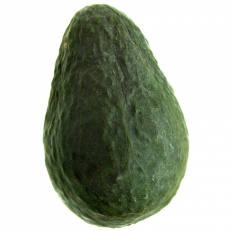
#> input picture img/avocat_001.jpg, 231 x 231 px; its folder holds only this picture in this run
$ python extract.py   (Python 2 division)
#> lines starting #> are read from the running program, lines starting #| are printed output that depends on the picture; after the words box and inside, x2 and y2 are one past the last pixel; in counts of white or black regions, pixels touching at a corner belong together
import os
from natsort import natsorted
import numpy as np
import pandas as pd
import cv2 as cv
from skimage import morphology
from matplotlib import pyplot as plt
import matplotlib.image as mpimg

def load_images_from_folder(folder):
	"""
	Description : Importe chaque image dans une liste

	Paramètre
	---------------
	folder : Chaine de caractère désignant le fichier où se trouvent les images

	Retour
	---------------
	images : Liste contenant toutes les images du fichier
	"""
#> called with folder = 'img'
	images = []
	files = natsorted(os.listdir(folder))
	for filename in files:
		img = cv.imread(os.path.join(folder,filename))
#> img is the input picture: shape (231, 231, 3); mean B, G, R 162.3, 176.1, 169.5
		if img is not None:
			images.append(img)
	return images

if __name__ == '__main__' :

	#Importation des images
	images = load_images_from_folder("img")
#> images = 1 item

	#Attributs pour chaque image
	blue = []
	green = []
	red = []
	elongation = []
	compacite = []
	conca = []

	#Extraction des attributs
	for i in range(0,len(images)) :

		print("Extraction d'attributs de l'image n°{}/{}".format(i+1,len(images)))

		#Conversion en HSV
		hsv = cv.cvtColor(images[i], cv.COLOR_BGR2HSV)

		#Flou Gaussien et Thresholding avec OTSU
		blur = cv.GaussianBlur(hsv[:,:,1],(5,5),0)
		ret,thresholded = cv.threshold(blur,0,255,cv.THRESH_BINARY+cv.THRESH_OTSU)

		#Fermeture sur le Threshold
		kernel = np.ones((13,13),np.uint8)
		closing = cv.morphologyEx(thresholded,cv.MORPH_CLOSE,kernel)

		#Region Filling
		max_area = int((thresholded.shape[0]*thresholded.shape[1])/16)
		holes_filling = np.array(cv.bitwise_not(closing),dtype=bool)
		holes_filling = morphology.remove_small_holes(ar=holes_filling, area_threshold=max_area)
		holes_filling = np.invert(holes_filling)
		holes_filling = morphology.remove_small_holes(ar=holes_filling, area_threshold=max_area)
		holes_filling = (holes_filling*1).astype("uint8")

		#Détermination de la couleur dominante
		masked = cv.bitwise_and(images[i],images[i],mask = holes_filling)
		blue_hist = []
		green_hist = []
		red_hist = []
		for k in range(1,256):
			blue_hist.append(np.count_nonzero(masked[:,:,0] == k))
			green_hist.append(np.count_nonzero(masked[:,:,1] == k))
			red_hist.append(np.count_nonzero(masked[:,:,2] == k))
		blue.append(np.argmax(blue_hist)+1)
		green.append(np.argmax(green_hist)+1)
		red.append(np.argmax(red_hist)+1)

		#Plus petit cercle circonscrit
		contours,_ = cv.findContours(holes_filling,cv.RETR_TREE,cv.CHAIN_APPROX_SIMPLE)

		areas = [cv.contourArea(c) for c in contours]
		sorted_areas = np.sort(areas)

    	#Le plus grand contour
		cnt=contours[areas.index(sorted_areas[-1])]

		(x,y),radius = cv.minEnclosingCircle(cnt)
		center = (int(x),int(y))
		radius = int(radius)

		#Compacité
		area = cv.contourArea(cnt)
		perimeter = cv.arcLength(cnt,True)
		compacite.append((perimeter**2)/area)

		#Concavité
		hull = cv.convexHull(cnt)
		conca_area = [cv.contourArea(c) for c in hull]
		sorted_conca_areas = np.sort(conca_area)
		cnt_conca = hull[conca_area.index(sorted_conca_areas[-1])]
		conca_perimeter = cv.arcLength(cnt_conca,True)
		conca.append(conca_perimeter/perimeter)

		#Plus grand cercle inscrit
		distance_from_black_pixel = cv.distanceTransform(holes_filling,cv.DIST_L2,cv.DIST_MASK_3)
		max_ = np.max(distance_from_black_pixel)
		for j in range(0,distance_from_black_pixel.shape[0]):
			if np.max(distance_from_black_pixel[j]) == max_:
				y = j
				x = np.argmax(distance_from_black_pixel[j])
				break

		#Calcul elongation
		current_elongation = max_/radius
		elongation.append(current_elongation)

		#Affichage (Décommenter les lignes suivantes)
		"""cv.circle(images[i],center,radius,(0,255,0),2)
		cv.circle(images[i],(x,y),max_,(255,0,0),2)
		fig, (ax1,ax2) = plt.subplots(1, 2,figsize=(10,10))
		ax1.imshow(holes_filling,'gray',vmin=0,vmax=1)
		ax2.imshow(images[i][:,:,::-1])
		plt.show()"""
#> this loop made 1 pass
#| Extraction d'attributs de l'image n°1/1
#> pass 1, `blur = cv.GaussianBlur(hsv[:,:,1],(5,5),0)`:
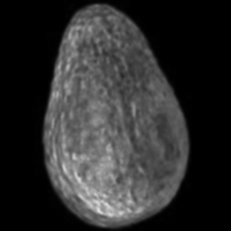
#> blur: shape (231, 231); min 0, max 225, mean 45.5
#> pass 1, `ret,thresholded = cv.threshold(blur,0,255,cv.THRESH_BINARY+cv.THRESH_O..`:
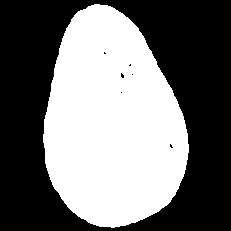
#> thresholded: shape (231, 231); 45.1% white; 1 white region, box (x1, y1, x2, y2) and area: (43, 4, 189, 228) 24083
#> pass 1, `closing = cv.morphologyEx(thresholded,cv.MORPH_CLOSE,kernel)`:
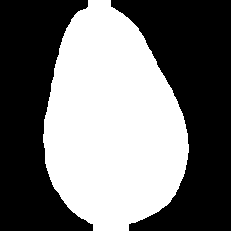
#> closing: shape (231, 231); 45.7% white; 1 white region, box (x1, y1, x2, y2) and area: (43, 0, 189, 231) 24385
#> after the loop, blue = [32]; compacite = [16.77]; conca = [0]; elongation = [0.601]; green = [50]; red = [43]

	#Si les images ont été importées par ordre alpha numérique, l'ordre des labels est celui-ci : 1-Avocat, 2-Banane, 3-Citron, 4-Fraise, 5-Orange, 6-Tomate
	labels = [1,1,1,1,1,1,1,2,2,2,2,2,2,2,2,2,2,3,3,3,3,3,3,3,3,4,4,4,4,4,4,4,4,5,5,5,5,5,5,5,5,5,5,5,5,5,6,6,6,6,6,6,6,6,6]
	d = {'Bleu': blue, 'Vert': green, 'Rouge': red, 'Concavité': conca, 'Élongation': elongation, 'Compacité': compacite, 'Label': labels}
#> (the run stopped early here; a loop or call above may not have finished)

$ run again, on img/avocat_005.jpg
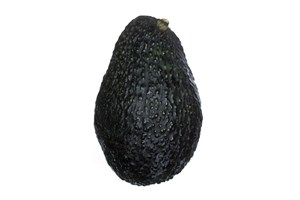
#> input picture img/avocat_005.jpg, 300 x 200 px
#> in load_images_from_folder, img is the input picture: shape (200, 300, 3); mean B, G, R 206.7, 206.6, 206.1
#> images = 1 item
#> the loop `for i in range(0,len(images)) : ` made 1 pass
#> (ret, max_area, areas, sorted_areas, radius, center) on pass 1: (16, 3750, [11930], [11930], 84, (151, 100))
#> (printed output is left out)
#> pass 1, `ret,thresholded = cv.threshold(blur,0,255,cv.THRESH_BINARY+cv.THRESH_O..`:
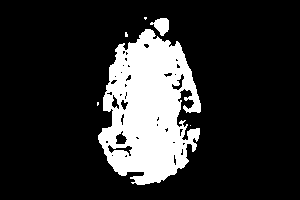
#> thresholded: shape (200, 300); 17.8% white; 6 white regions (4 under 20 px), largest, box (x1, y1, x2, y2) and area: (98, 29, 201, 185) 10457, (150, 18, 169, 36) 206
#> pass 1, `closing = cv.morphologyEx(thresholded,cv.MORPH_CLOSE,kernel)`:
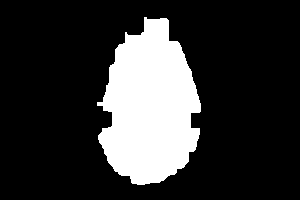
#> closing: shape (200, 300); 20.3% white; 1 white region, box (x1, y1, x2, y2) and area: (97, 17, 201, 185) 12172
#> after the loop `for i in range(0,len(images)) :`: blue = [32]; compacite = [23.4]; conca = [0]; elongation = [0.534]; green = [31]; red = [32]

$ run again, on img/avocat_006.jpg
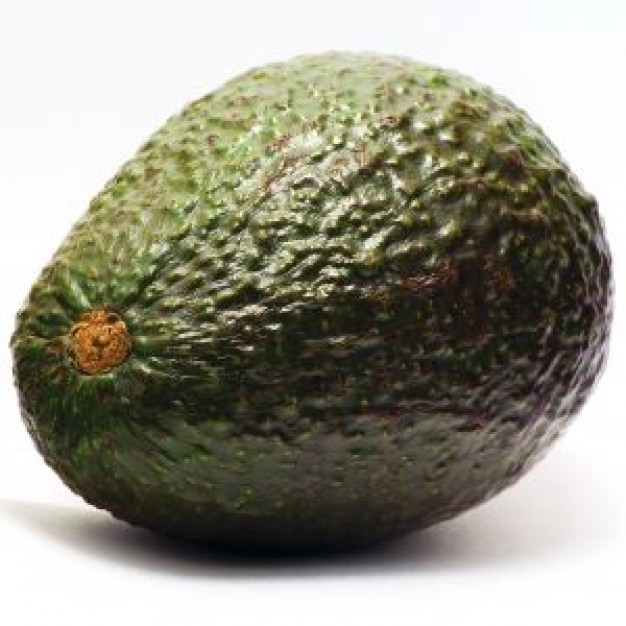
#> input picture img/avocat_006.jpg, 626 x 626 px
#> in load_images_from_folder, img is the input picture: shape (626, 626, 3); mean B, G, R 134.2, 148.4, 150.3
#> images = 1 item
#> the loop `for i in range(0,len(images)) : ` made 1 pass
#> (ret, max_area, areas, sorted_areas, radius, center) on pass 1: (56, 24492, [212575], [212575], 303, (311, 316))
#> (printed output is left out)
#> pass 1, `ret,thresholded = cv.threshold(blur,0,255,cv.THRESH_BINARY+cv.THRESH_O..`:
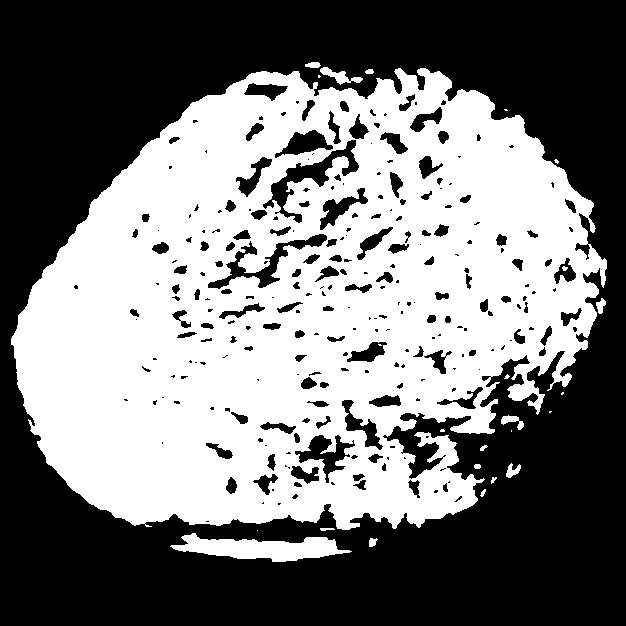
#> thresholded: shape (626, 626); 47.2% white; 25 white regions (10 under 20 px), largest, box (x1, y1, x2, y2) and area: (11, 68, 607, 530) 181037, (170, 533, 352, 562) 2849, (320, 67, 363, 85) 290
#> after the loop `for i in range(0,len(images)) :`:
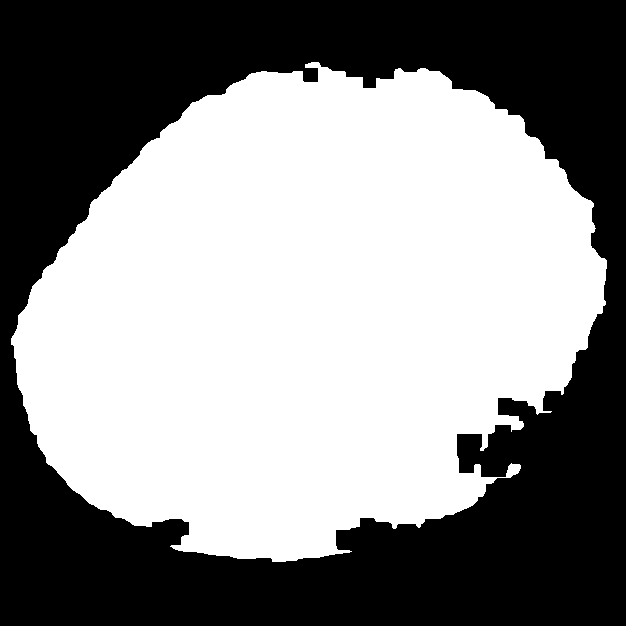
#> holes_filling: shape (626, 626); values 0 (black) and 1 (white), 54.5% white; 1 black region, box (x1, y1, x2, y2) and area: (0, 0, 626, 626) 178210
#> after the loop `for i in range(0,len(images)) :`: blue = [21]; compacite = [27.59]; conca = [0]; elongation = [0.709]; green = [31]; red = [32]

$ run again, on img/avocat_007.jpg
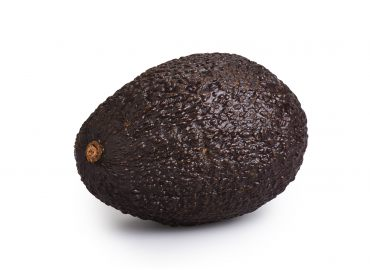
#> input picture img/avocat_007.jpg, 370 x 274 px
#> in load_images_from_folder, img is the input picture: shape (274, 370, 3); mean B, G, R 190, 189.9, 194.1
#> images = 1 item
#> the loop `for i in range(0,len(images)) : ` made 1 pass
#> (ret, max_area, areas, sorted_areas, radius, area) on pass 1: (31, 6336, [30065.5], [30065.5], 116, 30065.5)
#> (printed output is left out)
#> pass 1, `ret,thresholded = cv.threshold(blur,0,255,cv.THRESH_BINARY+cv.THRESH_O..`:
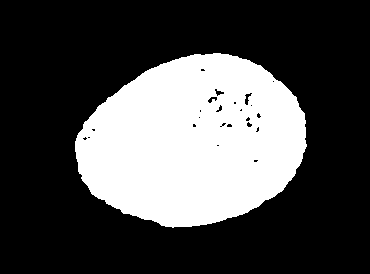
#> thresholded: shape (274, 370); 29.7% white; 1 white region, box (x1, y1, x2, y2) and area: (75, 53, 307, 228) 30107
#> pass 1, `closing = cv.morphologyEx(thresholded,cv.MORPH_CLOSE,kernel)`:
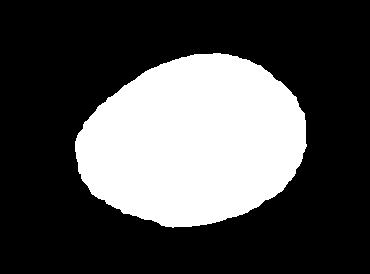
#> closing: shape (274, 370); 29.9% white; 1 white region, box (x1, y1, x2, y2) and area: (75, 53, 307, 228) 30356
#> after the loop `for i in range(0,len(images)) :`: blue = [37]; compacite = [15.14]; conca = [0]; elongation = [0.708]; green = [38]; red = [50]

$ run again, on img/avocat_002.jpg
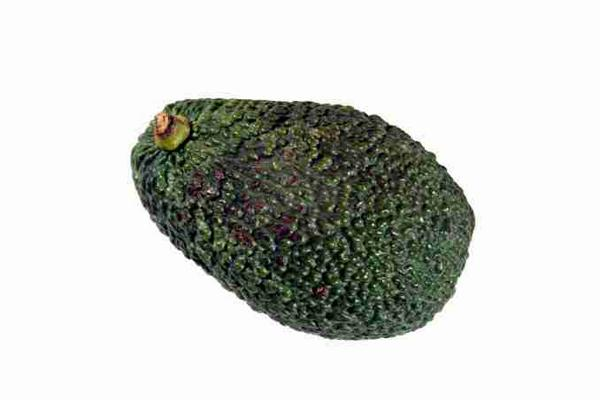
#> input picture img/avocat_002.jpg, 600 x 400 px
#> in load_images_from_folder, img is the input picture: shape (400, 600, 3); mean B, G, R 202, 206.3, 204.4
#> images = 1 item
#> the loop `for i in range(0,len(images)) : ` made 1 pass
#> (ret, max_area, areas, sorted_areas, radius, center) on pass 1: (47, 15000, [57718], [57718], 175, (298, 205))
#> (printed output is left out)
#> pass 1, `ret,thresholded = cv.threshold(blur,0,255,cv.THRESH_BINARY+cv.THRESH_O..`:
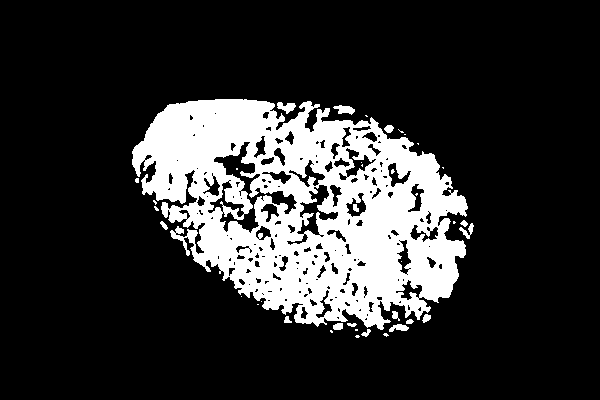
#> thresholded: shape (400, 600); 19% white; 38 white regions (22 under 20 px), largest, box (x1, y1, x2, y2) and area: (132, 99, 468, 330) 44654, (333, 105, 355, 115) 131, (277, 102, 296, 114) 130
#> pass 1, `closing = cv.morphologyEx(thresholded,cv.MORPH_CLOSE,kernel)`:
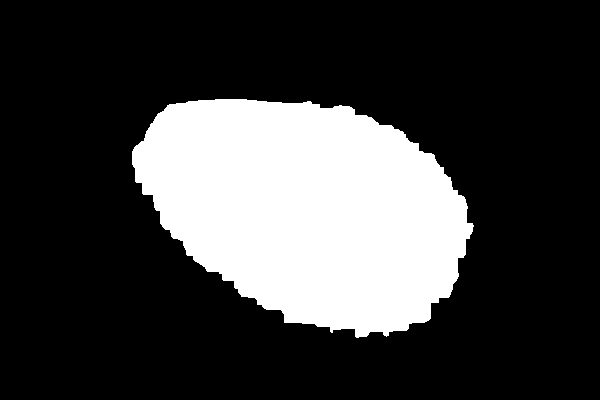
#> closing: shape (400, 600); 24.3% white; 1 white region, box (x1, y1, x2, y2) and area: (132, 99, 474, 338) 58210
#> after the loop `for i in range(0,len(images)) :`: blue = [43]; compacite = [19.77]; conca = [0]; elongation = [0.603]; green = [68]; red = [61]
